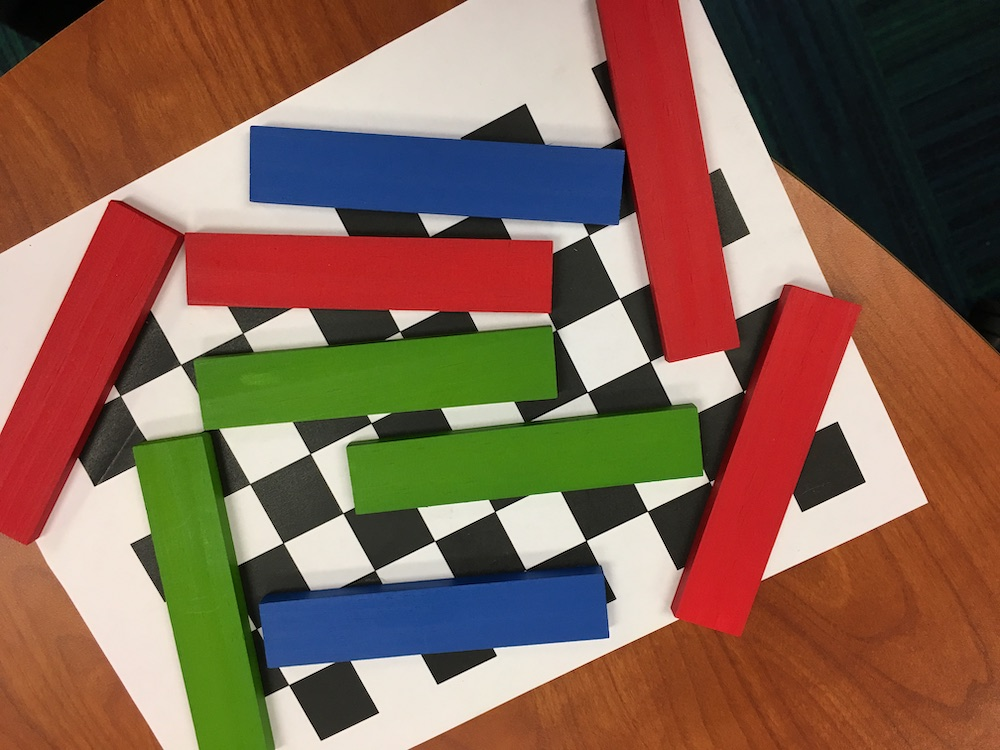
//> input picture Computer Vision - Guess block 3D location/test.JPG, 1000 x 750 px
$ ./bounding test.JPG   (built with g++ and OpenCV 4)
//> lines starting //> are read from the running program, lines starting //| are printed output that depends on the picture; after the words box and inside, x2 and y2 are one past the last pixel; in counts of white or black regions, pixels touching at a corner belong together
#include "opencv2/imgcodecs.hpp"
#include "opencv2/highgui.hpp"
#include "opencv2/imgproc.hpp"
#include <iostream>

using namespace cv;
using namespace std;

Mat src_gray;
int thresh = 11;
RNG rng(12345);

void thresh_callback(int, void* );

int main( int argc, char** argv )
{
    CommandLineParser parser( argc, argv,
			      "{@input | planks1ss.jpg | input image}" );
    Mat src = imread( parser.get<String>( "@input" ) );
//> src is the input picture: 750 rows x 1000 cols, CV_8UC3; mean B, G, R 82.9, 100.3, 132.9
    if( src.empty() )
    {
        cout << "Could not open or find the image!\n" << endl;
        cout << "usage: " << argv[0] << " <Input image>" << endl;
        return -1;
    }
    cvtColor( src, src_gray, COLOR_BGR2GRAY );
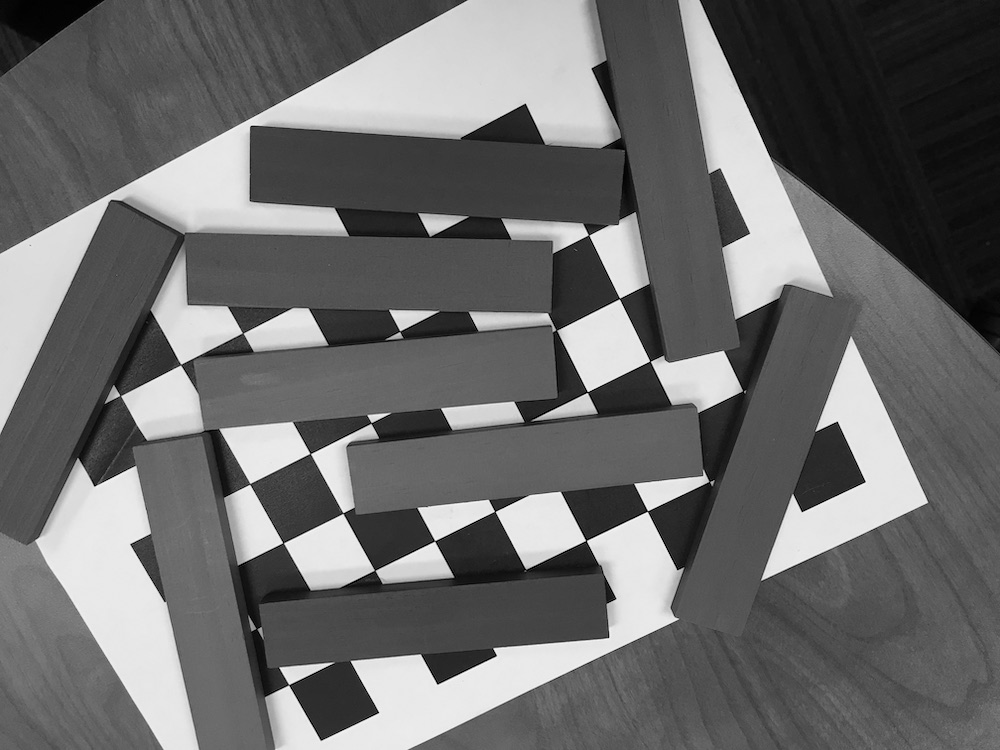
//> src_gray: 750 rows x 1000 cols, CV_8UC1; min 0, max 252, mean 108.1
    blur( src_gray, src_gray, Size(3,3) );
    const char* source_window = "Source";
    namedWindow( source_window );
    imshow( source_window, src );
    const int max_thresh = 255;
    createTrackbar( "Canny thresh:", source_window, &thresh, max_thresh,
		    thresh_callback );
    thresh_callback( 0, 0 );
    waitKey();
    return 0;
}

void thresh_callback(int, void* )
{
    Mat canny_output;
    Canny( src_gray, canny_output, thresh, thresh*3 );
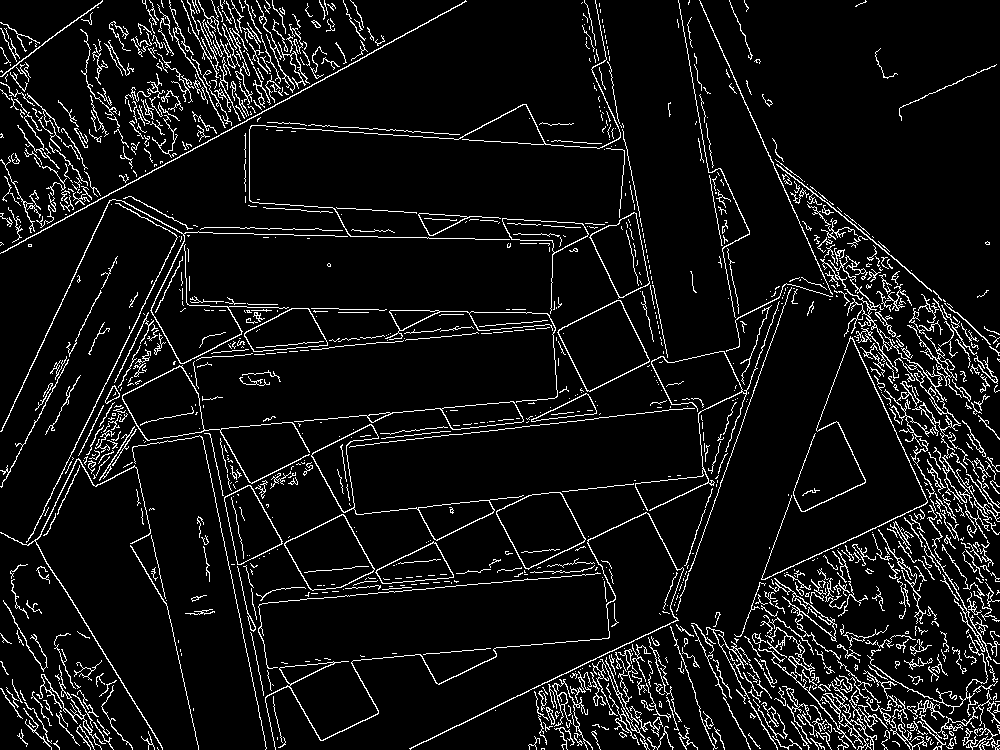
//> canny_output: 750 rows x 1000 cols, CV_8UC1; 7.4% white in thin lines or dots
    vector<vector<Point> > contours;
    findContours( canny_output, contours, RETR_TREE, CHAIN_APPROX_SIMPLE );
//> contours = 1435 contours, 1220 with area under 20; largest, box (x1, y1, x2, y2) and area: (557, 300, 650, 392) 4855, (558, 300, 650, 392) 4735, (496, 492, 586, 570) 4256, (496, 492, 586, 569) 4158, (284, 514, 375, 591) 4154
    vector<vector<Point> > contours_poly( contours.size() );
//> contours_poly = 1435 empty contours
    vector<Rect> boundRect( contours.size() );
    vector<Point2f>centers( contours.size() );
    vector<float>radius( contours.size() );
    for( size_t i = 0; i < contours.size(); i++ )
    {
        approxPolyDP( contours[i], contours_poly[i], 3, true );
        boundRect[i] = boundingRect( contours_poly[i] );
        minEnclosingCircle( contours_poly[i], centers[i], radius[i] );
    }
//> after the loop, contours_poly = 1435 contours, 1120 with area under 20; largest, box (x1, y1, x2, y2) and area: (557, 300, 650, 392) 4664, (558, 300, 650, 392) 4576, (496, 492, 586, 569) 4080, (122, 365, 310, 484) 4038, (284, 514, 375, 591) 4034; boundRect = 1435 Rects (x, y, width, height), first 8: [541, 748, 4, 2], [157, 747, 1, 1], [980, 741, 10, 9], [892, 741, 8, 6], [53, 740, 7, 10], [930, 739, 2, 6], [881, 739, 7, 11], [948, 738, 5, 11]; centers = 1435 Points (x, y), first 12: [542.5, 748.5], [157, 747], [984, 745], [895.5, 743.5], [57.36, 744.6], [930.5, 741.5], [885.5, 744], [950, 743], [867, 738], [817, 743.5], [280.5, 742], [277, 737]; radius = 1435 values, max 264.9 at index 1410, min 0.0001 at index 1, mean 10.7
    Mat drawing = Mat::zeros( canny_output.size(), CV_8UC3 );
    for( size_t i = 0; i< contours.size(); i++ )
    {
        Scalar color = Scalar( rng.uniform(0, 256), rng.uniform(0,256),
			       rng.uniform(0,256) );
	if ( radius[i] > 50.0 )
	  drawContours( drawing, contours_poly, (int)i, color );
	/*
        rectangle( drawing, boundRect[i].tl(), boundRect[i].br(), color, 2 );
        circle( drawing, centers[i], (int)radius[i], color, 2 );
	*/
    }
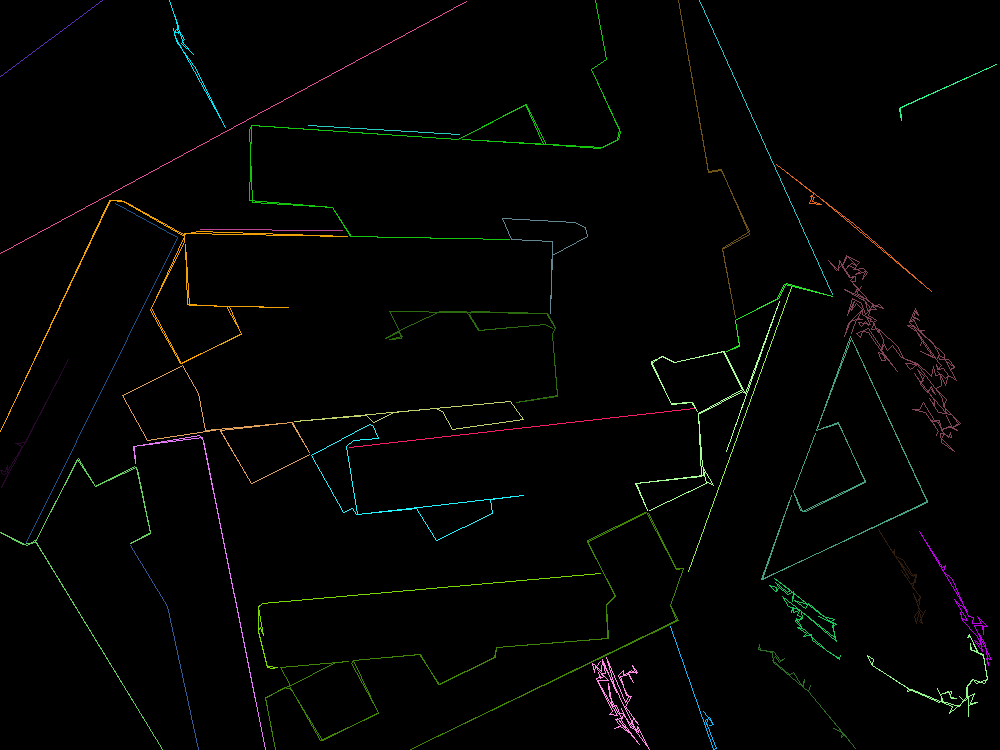
//> drawing: 750 rows x 1000 cols, CV_8UC3; mean B, G, R 2.4, 3.6, 2.9
    imshow( "Contours", drawing );
}
